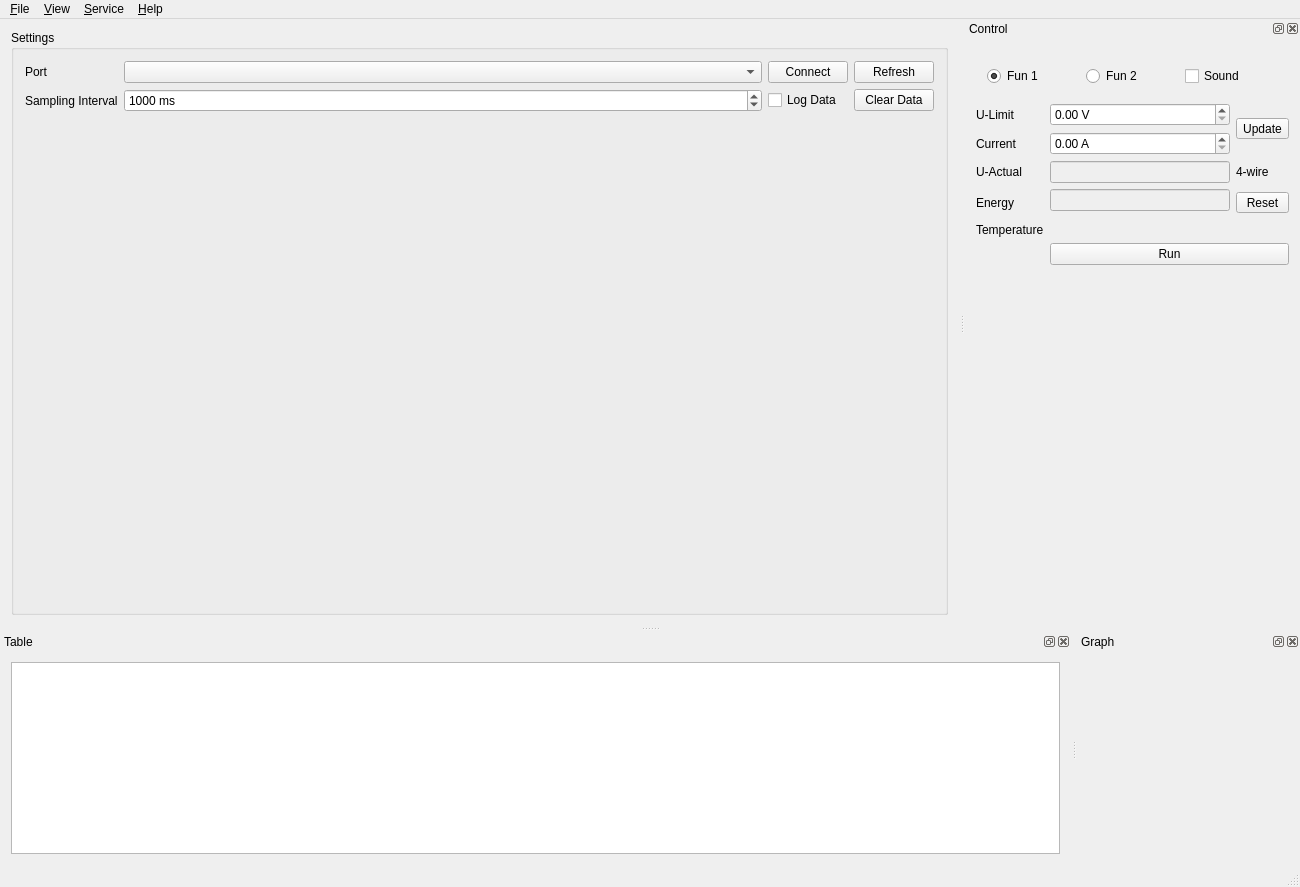
<?xml version="1.0" encoding="UTF-8"?>
<ui version="4.0">
 <class>MainWindow</class>
 <widget class="QMainWindow" name="MainWindow">
  <property name="geometry">
   <rect>
    <x>0</x>
    <y>0</y>
    <width>1300</width>
    <height>887</height>
   </rect>
  </property>
  <property name="windowTitle">
   <string>Electronic Load Control</string>
  </property>
  <property name="windowIcon">
   <iconset resource="common.qrc">
    <normaloff>:/app.ico</normaloff>:/app.ico</iconset>
  </property>
  <property name="dockOptions">
   <set>QMainWindow::AllowNestedDocks|QMainWindow::AllowTabbedDocks|QMainWindow::AnimatedDocks</set>
  </property>
  <widget class="QWidget" name="centralWidget">
   <layout class="QHBoxLayout" name="horizontalLayout">
    <item>
     <widget class="QGroupBox" name="settingsGroupBox">
      <property name="sizePolicy">
       <sizepolicy hsizetype="Preferred" vsizetype="Preferred">
        <horstretch>0</horstretch>
        <verstretch>0</verstretch>
       </sizepolicy>
      </property>
      <property name="minimumSize">
       <size>
        <width>390</width>
        <height>100</height>
       </size>
      </property>
      <property name="title">
       <string>Settings</string>
      </property>
      <layout class="QGridLayout" name="gridLayout_2">
       <item row="3" column="0">
        <spacer name="verticalSpacer_2">
         <property name="orientation">
          <enum>Qt::Vertical</enum>
         </property>
         <property name="sizeHint" stdset="0">
          <size>
           <width>20</width>
           <height>40</height>
          </size>
         </property>
        </spacer>
       </item>
       <item row="1" column="0" colspan="2">
        <widget class="QLabel" name="samplingLabel">
         <property name="text">
          <string>Sampling Interval</string>
         </property>
        </widget>
       </item>
       <item row="1" column="2">
        <widget class="QSpinBox" name="intervalBox">
         <property name="suffix">
          <string> ms</string>
         </property>
         <property name="minimum">
          <number>250</number>
         </property>
         <property name="maximum">
          <number>86400000</number>
         </property>
         <property name="singleStep">
          <number>50</number>
         </property>
         <property name="value">
          <number>1000</number>
         </property>
        </widget>
       </item>
       <item row="0" column="0">
        <widget class="QLabel" name="portLabel">
         <property name="sizePolicy">
          <sizepolicy hsizetype="Preferred" vsizetype="Preferred">
           <horstretch>0</horstretch>
           <verstretch>0</verstretch>
          </sizepolicy>
         </property>
         <property name="text">
          <string>Port</string>
         </property>
        </widget>
       </item>
       <item row="0" column="2">
        <widget class="QComboBox" name="portBox">
         <property name="sizePolicy">
          <sizepolicy hsizetype="Expanding" vsizetype="Fixed">
           <horstretch>0</horstretch>
           <verstretch>0</verstretch>
          </sizepolicy>
         </property>
        </widget>
       </item>
       <item row="1" column="4">
        <widget class="QPushButton" name="clearDataButton">
         <property name="text">
          <string>Clear Data</string>
         </property>
        </widget>
       </item>
       <item row="1" column="3">
        <widget class="QCheckBox" name="logDataCheckBox">
         <property name="text">
          <string>Log Data</string>
         </property>
        </widget>
       </item>
       <item row="0" column="3">
        <widget class="QPushButton" name="connectButton">
         <property name="text">
          <string>Connect</string>
         </property>
        </widget>
       </item>
       <item row="0" column="4">
        <widget class="QPushButton" name="refreshPortsButton">
         <property name="text">
          <string>Refresh</string>
         </property>
        </widget>
       </item>
      </layout>
     </widget>
    </item>
   </layout>
  </widget>
  <widget class="QMenuBar" name="menuBar">
   <property name="geometry">
    <rect>
     <x>0</x>
     <y>0</y>
     <width>1300</width>
     <height>21</height>
    </rect>
   </property>
   <widget class="QMenu" name="menu_File">
    <property name="title">
     <string>&amp;File</string>
    </property>
    <addaction name="actionLoadRawLog"/>
    <addaction name="actionSaveLog"/>
    <addaction name="separator"/>
    <addaction name="actionExit"/>
   </widget>
   <widget class="QMenu" name="menuHelp">
    <property name="title">
     <string>&amp;Help</string>
    </property>
    <addaction name="actionAbout"/>
   </widget>
   <widget class="QMenu" name="menuView">
    <property name="title">
     <string>&amp;View</string>
    </property>
    <addaction name="actionShowTable"/>
    <addaction name="actionShowGraph"/>
    <addaction name="actionShowControl"/>
   </widget>
   <widget class="QMenu" name="menuService">
    <property name="enabled">
     <bool>true</bool>
    </property>
    <property name="title">
     <string>&amp;Service</string>
    </property>
    <addaction name="actionDeviceConfiguration"/>
    <addaction name="actionCalibrate"/>
    <addaction name="actionUpgradeFirmware"/>
   </widget>
   <addaction name="menu_File"/>
   <addaction name="menuView"/>
   <addaction name="menuService"/>
   <addaction name="menuHelp"/>
  </widget>
  <widget class="QStatusBar" name="statusBar"/>
  <widget class="QDockWidget" name="tableDock">
   <property name="floating">
    <bool>false</bool>
   </property>
   <property name="windowTitle">
    <string>Table</string>
   </property>
   <attribute name="dockWidgetArea">
    <number>8</number>
   </attribute>
   <widget class="QWidget" name="dockWidgetContents">
    <layout class="QHBoxLayout" name="horizontalLayout_2">
     <item>
      <widget class="LogTable" name="tableView">
       <property name="wordWrap">
        <bool>false</bool>
       </property>
       <attribute name="verticalHeaderMinimumSectionSize">
        <number>30</number>
       </attribute>
      </widget>
     </item>
    </layout>
   </widget>
  </widget>
  <widget class="QDockWidget" name="graphDock">
   <property name="floating">
    <bool>false</bool>
   </property>
   <property name="windowTitle">
    <string>Graph</string>
   </property>
   <attribute name="dockWidgetArea">
    <number>8</number>
   </attribute>
   <widget class="QWidget" name="dockWidgetContents_2">
    <layout class="QHBoxLayout" name="horizontalLayout_3">
     <item>
      <widget class="QwtPlot" name="graphPlot"/>
     </item>
    </layout>
   </widget>
  </widget>
  <widget class="QDockWidget" name="controlDock">
   <property name="minimumSize">
    <size>
     <width>335</width>
     <height>299</height>
    </size>
   </property>
   <property name="windowTitle">
    <string>Control</string>
   </property>
   <attribute name="dockWidgetArea">
    <number>2</number>
   </attribute>
   <widget class="QWidget" name="dockWidgetContents_4">
    <layout class="QGridLayout" name="gridLayout">
     <item row="0" column="0">
      <widget class="QFrame" name="frame">
       <property name="frameShape">
        <enum>QFrame::StyledPanel</enum>
       </property>
       <property name="frameShadow">
        <enum>QFrame::Raised</enum>
       </property>
      </widget>
     </item>
     <item row="1" column="0" colspan="3">
      <widget class="QFrame" name="funFrame">
       <property name="enabled">
        <bool>true</bool>
       </property>
       <property name="minimumSize">
        <size>
         <width>0</width>
         <height>0</height>
        </size>
       </property>
       <layout class="QHBoxLayout" name="horizontalLayout_4">
        <item>
         <widget class="QRadioButton" name="fun1Button">
          <property name="enabled">
           <bool>true</bool>
          </property>
          <property name="text">
           <string>Fun 1</string>
          </property>
          <property name="checked">
           <bool>true</bool>
          </property>
         </widget>
        </item>
        <item>
         <widget class="QRadioButton" name="fun2Button">
          <property name="text">
           <string>Fun 2</string>
          </property>
          <property name="checked">
           <bool>false</bool>
          </property>
         </widget>
        </item>
        <item>
         <widget class="QCheckBox" name="soundBox">
          <property name="text">
           <string>Sound</string>
          </property>
         </widget>
        </item>
       </layout>
      </widget>
     </item>
     <item row="5" column="1">
      <widget class="QLineEdit" name="energyBox">
       <property name="enabled">
        <bool>false</bool>
       </property>
      </widget>
     </item>
     <item row="2" column="2" rowspan="2">
      <widget class="QToolButton" name="limitUpdateButton">
       <property name="maximumSize">
        <size>
         <width>60</width>
         <height>16777215</height>
        </size>
       </property>
       <property name="text">
        <string>Update</string>
       </property>
      </widget>
     </item>
     <item row="4" column="2">
      <widget class="QLabel" name="wireLabel">
       <property name="sizePolicy">
        <sizepolicy hsizetype="Preferred" vsizetype="Preferred">
         <horstretch>0</horstretch>
         <verstretch>0</verstretch>
        </sizepolicy>
       </property>
       <property name="autoFillBackground">
        <bool>false</bool>
       </property>
       <property name="text">
        <string>4-wire</string>
       </property>
      </widget>
     </item>
     <item row="7" column="0">
      <widget class="QLabel" name="temperatureLabel">
       <property name="text">
        <string>Temperature</string>
       </property>
      </widget>
     </item>
     <item row="7" column="1" colspan="2">
      <widget class="QwtThermo" name="temperatureBox" native="true">
       <property name="toolTip">
        <string/>
       </property>
       <property name="scaleStepSize" stdset="0">
        <double>0.000000000000000</double>
       </property>
       <property name="alarmEnabled" stdset="0">
        <bool>false</bool>
       </property>
       <property name="alarmLevel" stdset="0">
        <double>80.000000000000000</double>
       </property>
       <property name="value" stdset="0">
        <double>0.000000000000000</double>
       </property>
      </widget>
     </item>
     <item row="5" column="0" rowspan="2">
      <widget class="QLabel" name="energyLabel">
       <property name="text">
        <string>Energy</string>
       </property>
      </widget>
     </item>
     <item row="4" column="0">
      <widget class="QLabel" name="uActualLabel">
       <property name="text">
        <string>U-Actual</string>
       </property>
      </widget>
     </item>
     <item row="8" column="1" colspan="2">
      <widget class="QPushButton" name="runButton">
       <property name="text">
        <string>Run</string>
       </property>
      </widget>
     </item>
     <item row="3" column="1">
      <widget class="QDoubleSpinBox" name="currentBox">
       <property name="suffix">
        <string> A</string>
       </property>
       <property name="singleStep">
        <double>0.100000000000000</double>
       </property>
      </widget>
     </item>
     <item row="9" column="1">
      <spacer name="verticalSpacer">
       <property name="orientation">
        <enum>Qt::Vertical</enum>
       </property>
       <property name="sizeHint" stdset="0">
        <size>
         <width>20</width>
         <height>0</height>
        </size>
       </property>
      </spacer>
     </item>
     <item row="3" column="0">
      <widget class="QLabel" name="currentLabel">
       <property name="text">
        <string>Current</string>
       </property>
      </widget>
     </item>
     <item row="2" column="1">
      <widget class="QDoubleSpinBox" name="uLimitBox">
       <property name="sizePolicy">
        <sizepolicy hsizetype="Expanding" vsizetype="Fixed">
         <horstretch>0</horstretch>
         <verstretch>0</verstretch>
        </sizepolicy>
       </property>
       <property name="suffix">
        <string> V</string>
       </property>
       <property name="singleStep">
        <double>0.100000000000000</double>
       </property>
      </widget>
     </item>
     <item row="2" column="0">
      <widget class="QLabel" name="uLimitLabel">
       <property name="text">
        <string>U-Limit</string>
       </property>
      </widget>
     </item>
     <item row="4" column="1">
      <widget class="QLineEdit" name="uActualBox">
       <property name="enabled">
        <bool>false</bool>
       </property>
      </widget>
     </item>
     <item row="5" column="2" rowspan="2">
      <widget class="QToolButton" name="energyResetButton">
       <property name="sizePolicy">
        <sizepolicy hsizetype="Fixed" vsizetype="Fixed">
         <horstretch>0</horstretch>
         <verstretch>0</verstretch>
        </sizepolicy>
       </property>
       <property name="maximumSize">
        <size>
         <width>60</width>
         <height>16777215</height>
        </size>
       </property>
       <property name="text">
        <string>Reset</string>
       </property>
      </widget>
     </item>
    </layout>
   </widget>
  </widget>
  <action name="actionSaveLog">
   <property name="text">
    <string>&amp;Save Log</string>
   </property>
  </action>
  <action name="actionExit">
   <property name="text">
    <string>E&amp;xit</string>
   </property>
  </action>
  <action name="actionAbout">
   <property name="text">
    <string>&amp;About</string>
   </property>
  </action>
  <action name="actionShowTable">
   <property name="text">
    <string>Show &amp;Log</string>
   </property>
  </action>
  <action name="actionShowGraph">
   <property name="text">
    <string>Show &amp;Graph</string>
   </property>
  </action>
  <action name="actionShowControl">
   <property name="text">
    <string>Show &amp;Control</string>
   </property>
  </action>
  <action name="actionCalibrate">
   <property name="enabled">
    <bool>false</bool>
   </property>
   <property name="text">
    <string>Device &amp;Calibrate</string>
   </property>
   <property name="visible">
    <bool>false</bool>
   </property>
  </action>
  <action name="actionUpgradeFirmware">
   <property name="enabled">
    <bool>true</bool>
   </property>
   <property name="text">
    <string>&amp;Upgrade Device Firmware</string>
   </property>
  </action>
  <action name="actionDeviceConfiguration">
   <property name="text">
    <string>Device Con&amp;figuration</string>
   </property>
  </action>
  <action name="actionLoadRawLog">
   <property name="text">
    <string>Load Raw Log</string>
   </property>
  </action>
 </widget>
 <layoutdefault spacing="6" margin="11"/>
 <customwidgets>
  <customwidget>
   <class>QwtPlot</class>
   <extends>QFrame</extends>
   <header>qwt_plot.h</header>
   <container>1</container>
  </customwidget>
  <customwidget>
   <class>QwtThermo</class>
   <extends>QWidget</extends>
   <header>qwt_thermo.h</header>
  </customwidget>
  <customwidget>
   <class>LogTable</class>
   <extends>QTableView</extends>
   <header>logtable.h</header>
  </customwidget>
 </customwidgets>
 <resources>
  <include location="common.qrc"/>
 </resources>
 <connections>
  <connection>
   <sender>actionExit</sender>
   <signal>triggered()</signal>
   <receiver>MainWindow</receiver>
   <slot>close()</slot>
   <hints>
    <hint type="sourcelabel">
     <x>-1</x>
     <y>-1</y>
    </hint>
    <hint type="destinationlabel">
     <x>814</x>
     <y>392</y>
    </hint>
   </hints>
  </connection>
 </connections>
</ui>
